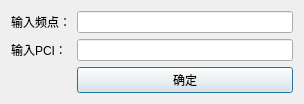
<?xml version="1.0" encoding="UTF-8"?>
<ui version="4.0">
 <class>GSMFreqSearch</class>
 <widget class="QDialog" name="GSMFreqSearch">
  <property name="geometry">
   <rect>
    <x>0</x>
    <y>0</y>
    <width>304</width>
    <height>97</height>
   </rect>
  </property>
  <property name="windowTitle">
   <string>4G图层频点PCI查找</string>
  </property>
  <layout class="QHBoxLayout" name="horizontalLayout">
   <item>
    <layout class="QVBoxLayout" name="verticalLayout">
     <item>
      <layout class="QFormLayout" name="formLayout">
       <item row="0" column="0">
        <widget class="QLabel" name="label">
         <property name="text">
          <string>输入频点：</string>
         </property>
        </widget>
       </item>
       <item row="0" column="1">
        <widget class="QLineEdit" name="inputFreq"/>
       </item>
       <item row="1" column="0">
        <widget class="QLabel" name="label_2">
         <property name="text">
          <string>输入PCI：</string>
         </property>
        </widget>
       </item>
       <item row="1" column="1">
        <widget class="QLineEdit" name="inputPCI"/>
       </item>
       <item row="2" column="1">
        <widget class="QPushButton" name="OKButton">
         <property name="text">
          <string>确定</string>
         </property>
        </widget>
       </item>
      </layout>
     </item>
    </layout>
   </item>
  </layout>
 </widget>
 <resources/>
 <connections/>
</ui>
